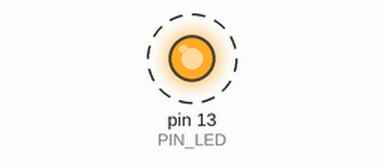
The sketch below on a simulated Arduino Uno, built with avr-gcc and run on an emulated ATmega328P. On the bench: output pins drawn as LEDs (lit = HIGH). Dashed ring = blinking. What the sketch prints to the serial monitor is not drawn.

Above: at 0.5 s.
Timing chart, 0 to 4.6 s (numbered marks = the images above):
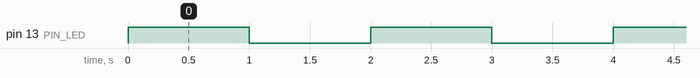

The sketch:

sketch_sep10a.ino
```cpp
#define PIN_LED 13
unsigned int count, toggle; //카운트랑 토글 선언

void setup() {
  pinMode(PIN_LED, OUTPUT);
  Serial.begin(115200);
  while (!Serial){
    ;
  }
  Serial.println("Hello World!");
  count = toggle = 0; //카운트랑 토글 초기화
  digitalWrite(PIN_LED, toggle);
}

void loop() {
  Serial.println(++count);
  toggle = toggle_state(toggle);
  digitalWrite(PIN_LED, toggle);
  delay(1000);

}
int toggle_state(int toggle){
  return !toggle;
}
```

Measured:
- by itself, pin 13 (PIN_LED): alternates HIGH for 1.0 s and LOW for 1.0 s
